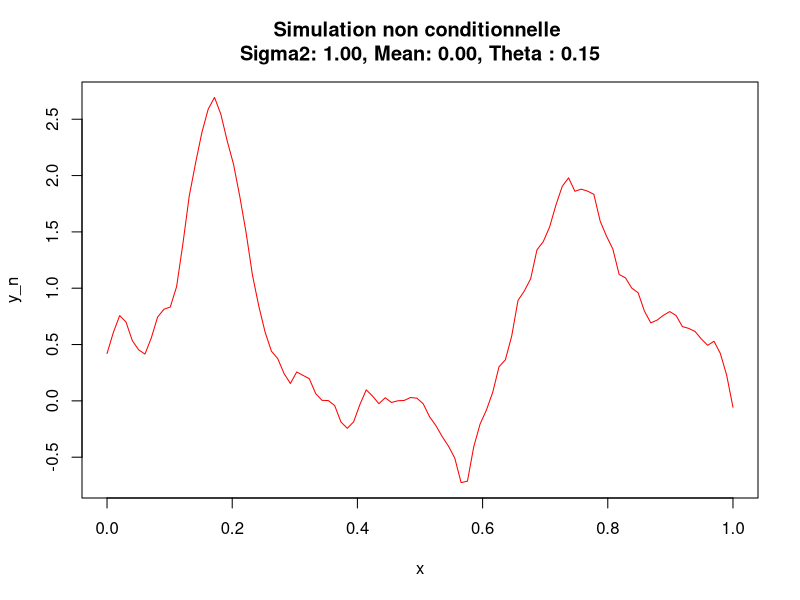
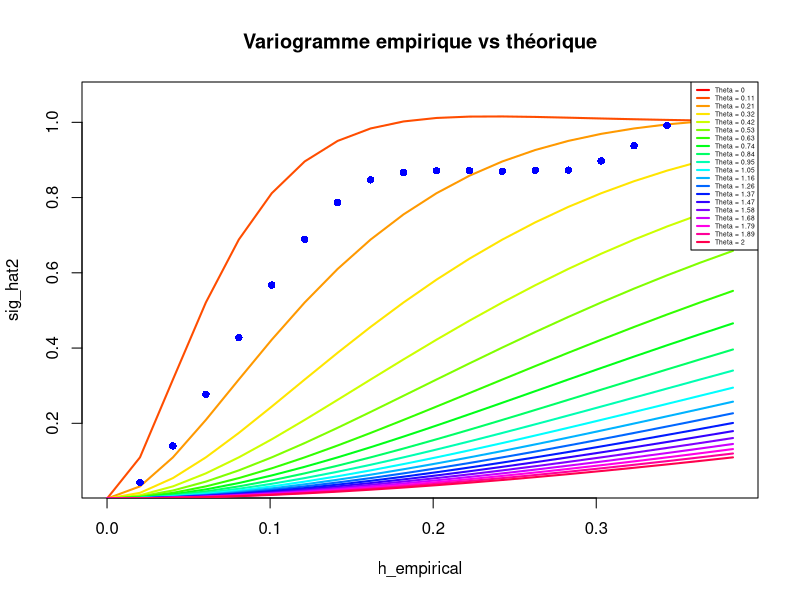
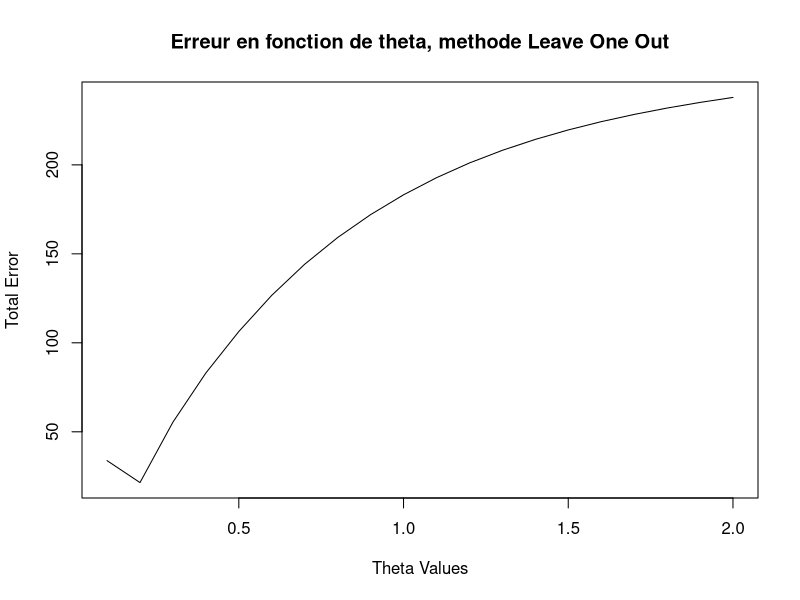
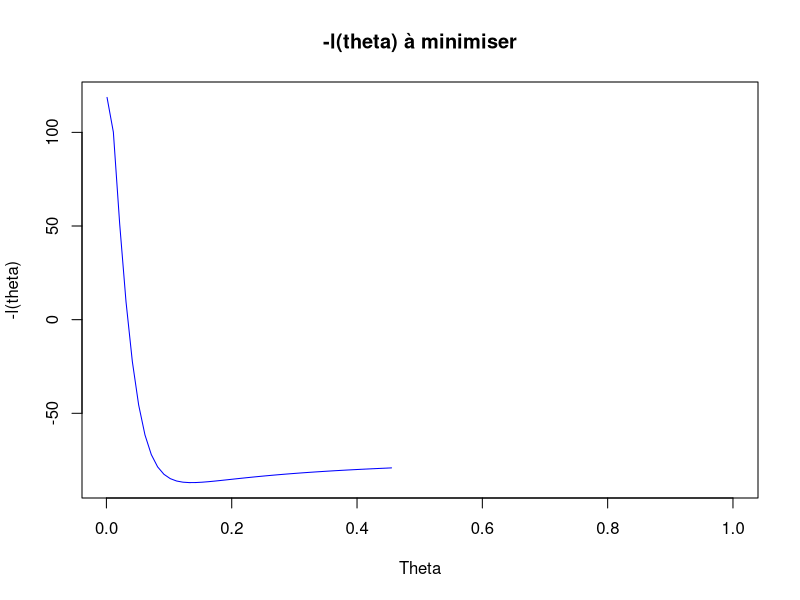

The R script that drew these images, in order:
## ---- chunk 1
m <- 0
theta <- 0.15
sigma2 <- 1
n_points <- 100
x <- seq(0, 0.4, length.out = n_points)

matern_cov <- function(x1, x2, theta) {
  p <- length(x1)
  result <- 1
  
  for (j in 1:p) {
    term1 <- (1 + (sqrt(5) * abs(x1[j] - x2[j]) / theta[j]) - (5/3) * ((x1[j] - x2[j])^2 / theta[j]^2))
    term2 <- exp(-sqrt(5) * abs(x1[j] - x2[j]) / theta[j])
    result <- result * (term1 * term2)
  }
  
  return(result)
}

x <- seq(0, 1, length.out = n_points)

matrice_covariance <- matrix(0, n_points, n_points)

for (i in 1:n_points) {
  for (j in 1:n_points) {
    matrice_covariance[i, j] <- matern_cov(x[i], x[j], theta)
  }
}

matrice_covariance <- matrice_covariance * sigma2

simulate_non_conditional <- function(mean_vector, covariance_matrix, n_simulations) {
  L <- chol(covariance_matrix)
  u <- matrix(rnorm(n_points * n_simulations), n_points, n_simulations)
  simulated_values <- matrix(mean_vector, nrow = n_points, ncol = n_simulations) + t(L) %*% u
  return(simulated_values)
}

n_simulations <- 1
mean_vector <- rep(m, n_points)
covariance_matrix <- matrice_covariance

simulated_values <- simulate_non_conditional(mean_vector, covariance_matrix, n_simulations)

matplot(x, simulated_values, type = "l", col = rainbow(n_simulations), xlab = "x", ylab = "y_n",
        main = sprintf("Simulation non conditionnelle \nSigma2: %.2f, Mean: %.2f, Theta : %.2f", sigma2, m, theta))
## ---- chunk 2
selected_values <- simulated_values[ seq(1, n_points, by = 2),]
selected_x <- x[ seq(1, n_points, by = 2)]

abs_diff_matrix <- matrix(0, nrow = length(selected_x), ncol = length(selected_x))

for (i in 1:length(selected_x)) {
  for (j in 1:length(selected_x)) {
    abs_diff_matrix[i, j] <- abs(selected_x[i] - selected_x[j])
  }
}

squared_diff_matrix <- matrix(0, nrow = length(selected_values), ncol = length(selected_values))

for (i in 1:length(selected_values)) {
  for (j in 1:length(selected_values)) {
    squared_diff_matrix[i, j] <- 0.5 * (selected_values[i] - selected_values[j])^2
  }
}

unique_values <- unique(as.vector(round(abs_diff_matrix, 8)))

sig_hat2 <- numeric()

for (value in unique_values) {
  indices <- which(round(abs_diff_matrix, 8) == value, arr.ind = TRUE)
  filtered_indices <- indices[indices[, 1] < indices[, 2], ]
  sum_squared_diff <- sum(squared_diff_matrix[filtered_indices])
  average_value <- sum_squared_diff / as.numeric(dim(filtered_indices)[1])
  sig_hat2 <- c(sig_hat2, average_value)
}

num_points <- length(unique_values)
num_to_plot <- round(0.4 * num_points) 

filtered_values <- unique_values[1:num_to_plot]
filtered_sig_hat2 <- sig_hat2[1:num_to_plot]

plot(filtered_values, filtered_sig_hat2, pch = 16, col = "blue", 
     xlab = "h_empirical", ylab = "sig_hat2", 
     main = "Variogramme empirique vs théorique")

#valeurs de theta pour Variogramme
theta_values <- seq(0, 2, length.out = 20) 

matern_cov_values <- matrix(0, nrow = length(filtered_values), ncol = length(theta_values))

for (i in 1:length(theta_values)) {
  for (j in 1:length(filtered_values)) {
    matern_cov_values[j, i] <- sigma2*(1- matern_cov(0, filtered_values[j], theta_values[i]))
  }
}

colors <- rainbow(length(theta_values)) # Couleurs pour chaque courbe
for (i in 1:length(theta_values)) {
  lines(filtered_values, matern_cov_values[,i], col = colors[i], type = "l", lwd = 2,
        xlab = "Lag Distance", ylab = "Matern Cov", main = "Matern Cov vs Lag Distance")
}

points(filtered_values, filtered_sig_hat2, pch = 16, col = "blue")

legend_values <- paste("Theta =", round(theta_values, 2))
legend_colors <- colors
legend("topright", legend = legend_values, col = legend_colors, lty = 1, lwd = 2, bg = "white", inset = 0, cex=0.4)
## ---- chunk 3
simple_kriging_predictor <- function(x0, x, y, cov_matrix, mean_vector,theta) {
  n <- length(x)
  k <- sapply(x, function(xi) matern_cov(x0, xi, theta))
  k0 <- sapply(x0, function(xi) matern_cov(xi, xi, theta))
  weights <- solve(cov_matrix, k)
  
  predictor <- mean_vector + sum(weights * (y - mean_vector))
  variance <- k0 - sum(weights * k)
  
  return(list(predictor = predictor, variance = variance))
}

# Définir les valeurs de theta à tester
theta_values <- seq(0.1, 2, by = 0.1)

total_errors <- numeric(length(theta_values))

for (i in seq_along(theta_values)) {
  thet <- theta_values[i]
  
  total_error <- 0
  
  for (j in 1:n_points) {
    selected_points <- seq_len(n_points)[-j]  # Sélectionner tous les points sauf le j-ème
    selected_values <- simulated_values[-j]   # Sélectionner toutes les valeurs sauf la j-ème
    
    prediction <- simple_kriging_predictor(x[j], x[selected_points], selected_values, matrice_covariance[selected_points, selected_points], mean_vector[selected_points],thet)
    
    total_error <- total_error + abs(simulated_values[j] - prediction$predictor[1])
  }
  
  total_errors[i] <- total_error
}

plot(theta_values, total_errors, type = "l", xlab = "Theta Values", ylab = "Total Error",
     main = "Erreur en fonction de theta, methode Leave One Out")
## ---- chunk 4
n <- n_points
y_n <- simulated_values
initial_theta <- 0.001

matern_cov <- function(x1, x2, theta) {
  p <- length(x1)
  result <- 1
  
  for (j in 1:p) {
    term1 <- (1 + (sqrt(5) * abs(x1[j] - x2[j]) / theta[j]) - (5/3) * ((x1[j] - x2[j])^2 / theta[j]^2))
    term2 <- exp(-sqrt(5) * abs(x1[j] - x2[j]) / theta[j])
    result <- result * (term1 * term2)
  }
  
  return(result)
}

matrice_cov <- function(theta){
  matrice_covariance <- matrix(0, n_points, n_points)

  for (i in 1:n_points) {
    for (j in 1:n_points) {
    matrice_covariance[i, j] <- matern_cov(x[i], x[j], theta)
    }
  }
   matrice_covariance <- matrice_covariance * 
   return(matrice_covariance)
}

# Fonction log-vraisemblance
log_likelihood <- function(theta, n, y_n) {
  R_theta <- matrice_cov(theta)
  one_v <- numeric(n) + 1
m_hat_MEV <- solve(t(one_v) %*% solve(R_theta) %*% one_v) %*% t(one_v) %*% solve(R_theta) %*% y_n
sigma2_hat_MEV <- (1/n) * t(y_n - m_hat_MEV * one_v) %*% solve(R_theta) %*% (y_n - m_hat_MEV * one_v)
  
  # Calculer la log-vraisemblance
  log_likelihood_value <- (n/2) * log(2 * pi * sigma2_hat_MEV) + (1/2) * log(det(R_theta)) + (n/2)
  return(-log_likelihood_value)  # La fonction d'optimisation minimise, donc on utilise -log_likelihood
}

# Trouver le theta optimal
result <- optim(par = initial_theta, fn = log_likelihood, n = n, y_n = y_n)

theta_optimal_EMV <- result$par
# Afficher la valeur de theta optimal
cat("Theta optimal:", theta_optimal_EMV, "\n")

ini_theta <- rep(0, length(initial_theta))  # Remplacez par une valeur initiale appropriée

# Afficher la valeur pour theta variant entre 0 et 1
theta_values <- seq(initial_theta, 1, length.out = 100)
log_likelihood_values <- sapply(theta_values, function(theta_val) -log_likelihood(theta_val, n, y_n))
plot(theta_values, log_likelihood_values, type = "l", col = "blue", xlab = "Theta", ylab = "-l(theta)", main ="-l(theta) à minimiser")

